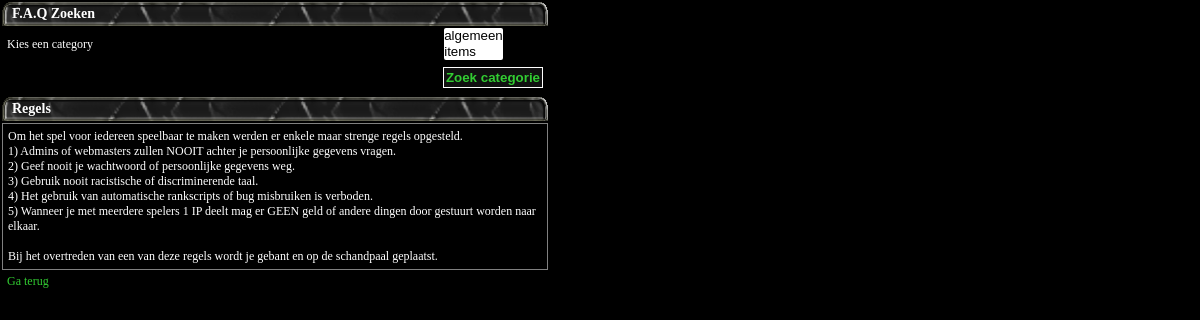
Screenshot of /faq.php?x=regels with the database file from the repository.
### tables this page shows
CREATE TABLE `faq` (
  `id` int(11) NOT NULL,
  `x` varchar(30) NOT NULL,
  `category` varchar(30) NOT NULL,
  `onderwerp` varchar(30) NOT NULL,
  `uitleg` mediumtext NOT NULL
);

### SYSTEM_CONFIGURATION.php (called while the page is built, shortened)
<?php
$SYSTEM_STYLE = "1";
?>

### faq.php (the view, shortened to what this page needs)
<?php
include("config.php");
include("SYSTEM_CONFIGURATION.php");
$faqAant = mysqli_query($con,"SELECT DISTINCT category FROM faq ORDER BY category");
$faqAantal = mysqli_num_rows($faqAant);
?>
<link href="stijl<?php echo $SYSTEM_STYLE; ?>.css" type="text/css" rel="stylesheet" />
<?php
if(isset($_POST['x'])){
	if(!isset($_POST['y'])){
		$category = "algemeen";
	} else {
		$category = mysqli_real_escape_string($con,$_POST['y']);
	}
	$aantalOnderwerpen1 = mysqli_query($con,"SELECT * FROM faq WHERE category='" . $category . "'");
	$aantalOnderwerpen = mysqli_num_rows($aantalOnderwerpen1);
			print"<table width='550px' colspan='1'>
				<tr>
				<td class='table_subTitle' colspan='1' width='550px'>" . $category . "</td>
				</tr>";
			while($faqTopic = mysqli_fetch_object($aantalOnderwerpen1)){
				print"
				<tr>
					<td class='table_mainTxt padding_left' width='550px'><a href='faq.php?x=" . $faqTopic->x . "'>" . $faqTopic->onderwerp . "</a></td>
				</tr>";
			}
			print"	<tr>
						<td class='table_mainTxt padding_left outline'><a href='faq.php' target='main'>Klik hier om terug te gaan naar de zoek optie</a></td>
					</tr></table>";
} else {
	?>
	<form method="post" action="faq.php">
		<table width="550px" colspan="2">
			<tr>
				<td class="table_subTitle" colspan="2">F.A.Q Zoeken</td>
			</tr>
			<tr>
				<td class="table_mainTxt padding_left" width="80%" colspan="1">
				<label for="cat">Kies een category</label>
				</td>
				<td class="table_mainTxt" width="20%" colspan="1"><select id="cat" name="y" size="<?php echo $faqAantal;  ?>">
				<?php $gg=0; while($faqCat = mysqli_fetch_object($faqAant)){
					print "<option value='" . $faqCat->category . "'>" . $faqCat->category . "</option>";
				} $gg++; ?>
				</select></td>
			</tr>
			<tr>
				<td class="table_mainTxt" align="right" width="100%" colspan="2"><input type="submit" class="button_form" value="Zoek categorie" name="x" /></td>
			</tr>
		</table>
	</form>
	<?php
}
?>
<?php
if(isset($_GET['x'])){
	$onderwerpFaq = mysqli_real_escape_string($con,$_GET['x']);
	$onderwerpOpzoeken2 = mysqli_query($con,"SELECT * FROM faq WHERE x='" . $onderwerpFaq . "'");
	$onderwerpOpzoeken = mysqli_fetch_object($onderwerpOpzoeken2);
	if(!$onderwerpOpzoeken){
		print_error("FAQ - fout","Dit topic bestaat niet, gelieve een admin te contacteren via de helpdesk.");
		exit();
	} else {
		print "<table width='550px'>
					<tr>
						<td class='table_subTitle' width='550px'>" . $onderwerpOpzoeken->onderwerp . "</td>
					</tr>
					<tr>
						<td class='table_mainTxt outline padding_5' width='550px'>" . $onderwerpOpzoeken->uitleg . "</td>
					</tr>
		</table>
		<table width='550px'><tr><td class='table_mainTxt'><a href=\"javascript:history.go(-1);\">Ga terug</a></td></tr></table>
		";
	}
}
?>

### stijl1.css (style rules this page uses)
* { margin:0px; padding:0px; border:0px; outline:0px; }
body a { text-decoration:none; color:limegreen; }
.outline { border:1px solid gray; }
.table_subTitle { background: url("images/subtitle_bg.gif"); background-size:100%; color:white; font-weight:bold; font-size:14px; padding:2px 10px; line-height:20px; }
.table_mainTxt { background-color:black; color:white; font-size:12px; padding-left:5px; }
.button_form { margin:5px; padding:2px; background-color:#111; color:limegreen; font-weight:bold; border:1px solid white; }
.padding_5 { padding:5px; }
.padding_left { padding-left:5px; }

### rows the page displays
faq: onderwerp "Regels", uitleg "Om het spel voor iedereen speelbaar te maken werden er enkele maar strenge regels opgesteld. 1) Admins of webmasters zullen NOOIT achter je persoonlijke gegevens vragen. 2) Geef nooit je wachtwoord of persoonlijke gegevens weg. 3) Gebruik nooit racistische of discriminerende taal. 4) Het gebruik van automatische rankscripts of bug misbruiken is verboden. 5) Wanneer je met meerdere spelers 1 IP deelt mag er GEEN geld of andere dingen door gestuurt worden naar elkaar. Bij het overtreden van een van deze regels wordt je gebant en op de schandpaal geplaatst."
